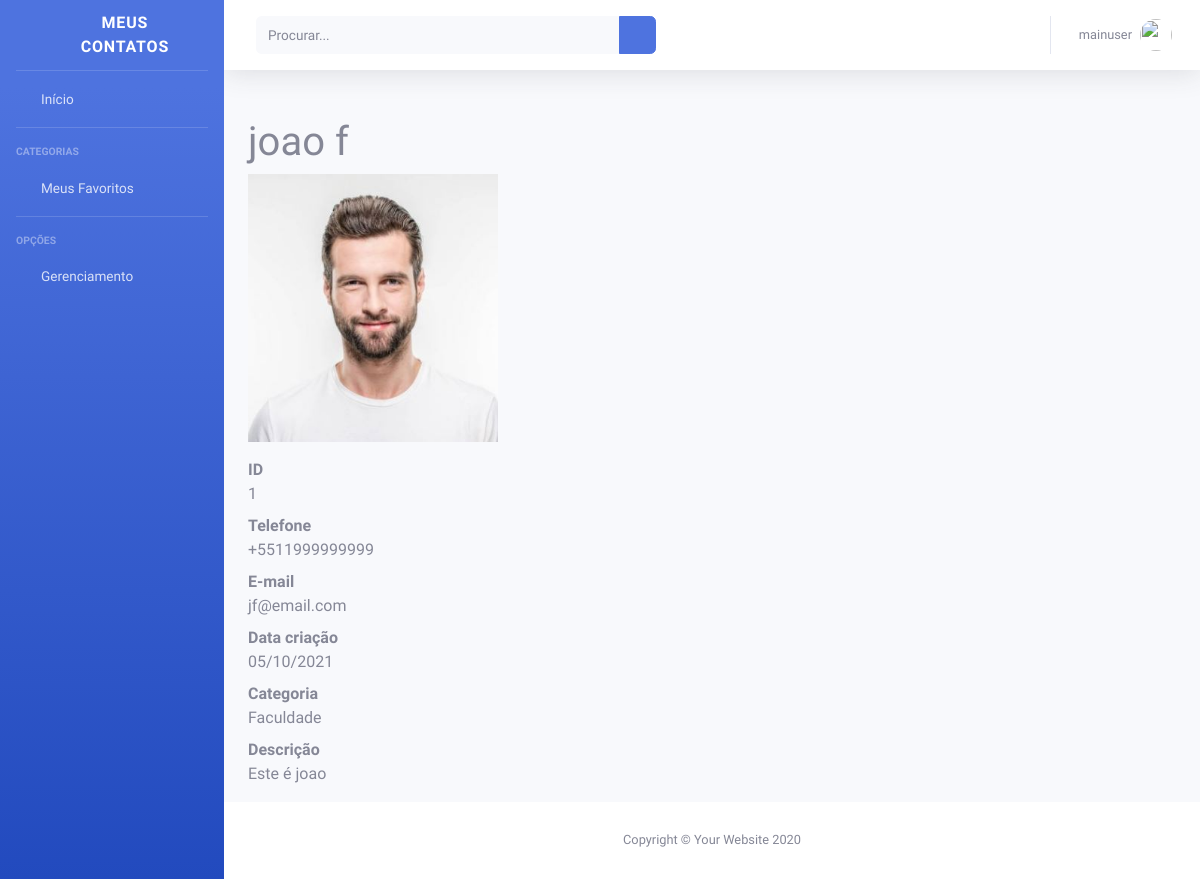
The page /1 (signed in) on the database its author committed.
### usuarios/models.py (models this page shows)
class UserPersonalizado(AbstractUser):
    biografia = models.TextField(blank=True)
    foto_perfil = models.ImageField(blank=True, upload_to='fotos_perfil', verbose_name='Foto de Perfil')

### contatos/models.py (models this page shows, shortened)
class Contato(models.Model):
    nome = models.CharField(max_length=255)
    sobrenome = models.CharField(max_length=255, blank=True)
    telefone = models.CharField(max_length=255)
    email = models.EmailField(max_length=255, blank=True)
    data_criacao = models.DateTimeField(default=timezone.now)
    descricao = models.TextField(blank=True)
    categoria = models.ForeignKey(Categoria, on_delete=models.DO_NOTHING)
    categoria_especial = models.CharField(max_length=1,
                            default='0',
                            choices=(
                                ('0', 'Não definido'),
                                ('1', 'Amigos'),
                                ('2', 'Família'),
                            ))
    mostrar = models.BooleanField(default=True)
    foto = models.ImageField(blank=True, upload_to='fotos/%Y/%m')

class Categoria(models.Model):
    nome = models.CharField(max_length=255)
    def __str__(self):
        return self.nome

### contatos/views.py (the view)
# urls.py: path('<int:contato_id>', views.pg_contato, name='pg_contato'),
@login_required(login_url='login')
def pg_contato(request, contato_id):
    try:
        contato = Contato.objects.get(id=contato_id)
        if not contato.mostrar:
            return render(request, 'contatos/404.html')
        else:
            return render(request, 'contatos/pg_contato.html', {
                'contato': contato
            })
    except Contato.DoesNotExist as e:
        return render(request, 'contatos/404.html')

### contatos/templates/contatos/pg_contato.html (shortened to what this page needs)
{% extends 'base.html' %}
{%block conteudo%}
<h1 class="mt-5">{{contato.nome}} {{contato.sobrenome}}</h1>
{% if contato.foto %}
<p>
    <img src="{{contato.foto.url}}" style="max-width: 250px; height: auto;">
</p>
{% endif %}
<dl>
    <dt>ID</dt>
    <dd>{{contato.id}}</dd>
    <dt>Telefone</dt>
    <dd>{{contato.telefone}}</dd>
    <dt>E-mail</dt>
    <dd>{{contato.email}}</dd>
    <dt>Data criação</dt>
    <dd>{{contato.data_criacao|date:'d/m/Y'}}</dd>
    <dt>Categoria</dt>
    <dd>{{contato.categoria}}</dd>
    <dt>Descrição</dt>
    <dd>
        {{contato.descricao}}
    </dd>
</dl>
{%endblock%}

### templates/parciais/_nav.html (shortened to what this page needs)
<nav class="navbar navbar-expand navbar-light bg-white topbar mb-4 static-top shadow">
  <form   method = "get" action ="{% url 'busca' %}"
          class="d-none d-sm-inline-block form-inline mr-auto ml-md-3 my-2 my-md-0 mw-100 navbar-search">
    <div class="input-group">
      <input type="text"
             value = "{{ request.GET.termo }}"
             class="form-control bg-light border-0 small"
             placeholder="Procurar..."
             name = "termo"
             aria-label="Search"
             aria-describedby="basic-addon2">
      <div class="input-group-append">
        <button class="btn btn-primary" type="submit" >
          <i class="fas fa-search fa-sm"></i>
        </button>
      </div>
    </div>
  </form>
  <ul class="navbar-nav ml-auto">
    <li class="nav-item dropdown no-arrow">
      <a class="nav-link dropdown-toggle" href="#" id="userDropdown" role="button"
         data-toggle="dropdown" aria-haspopup="true" aria-expanded="false">
        <span class="mr-2 d-none d-lg-inline text-gray-600 small">{{user}}</span>
        <img class="img-profile rounded-circle"
             src="####">
      </a>
    </li>
  </ul>
</nav>

### rows shown on the page
UserPersonalizado: username "mainuser"
Contato: nome "joao", sobrenome "f", foto (picture), id "1", telefone "+5511999999999", email "jf@email.com", data_criacao "05/10/2021", categoria "Faculdade", descricao "Este é joao"
